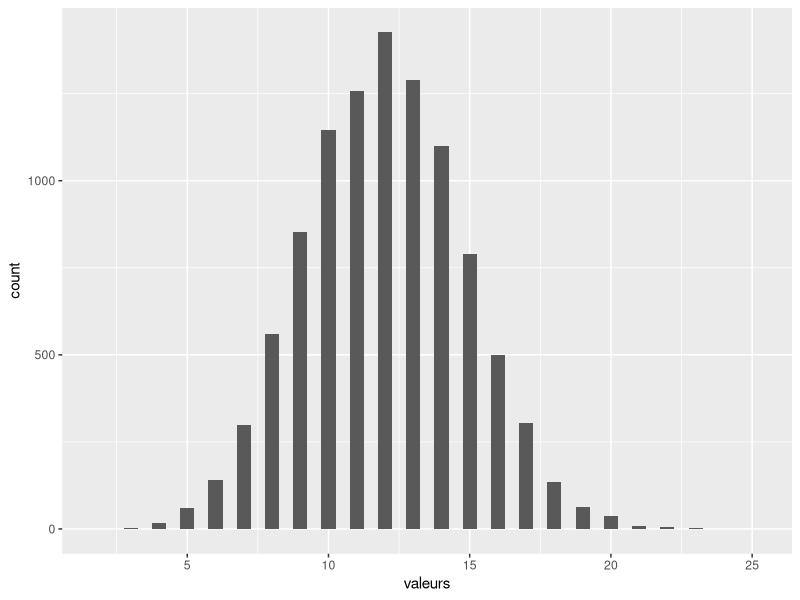
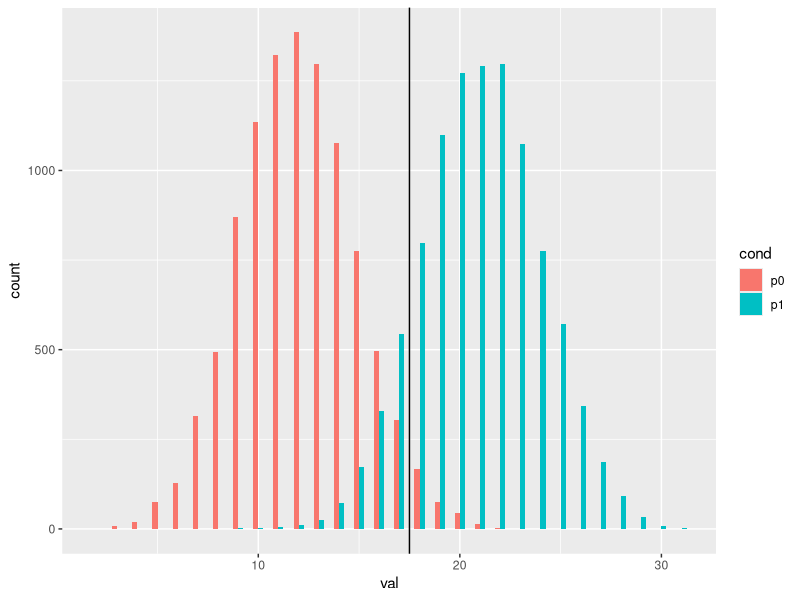

Write the R code that produced these figures, in order.
library(ggplot2)

# ###############################################################
# distribution de la loi binomiale de parametre n et p0
n=36
p0=1/3
dat <- data.frame(valeurs = rbinom(10000,n,p0))
ggplot(dat, aes(x=valeurs)) + geom_histogram(binwidth=0.5)

# quantile pour une loi binomiale
? qbinom
# pour determiner q tel que Prob(X <= q /B(n,p0))=1-alpha
alpha=0.05
q=qbinom(1-alpha,n,p0) 
q
#   q     est la plus grande valeur dans la zone d'acceptation de H0
# (q+1)=x est la plus petite valeur dans la zone de rejet de H0
# pour un risque d'erreur alpha, 5% par exemple

# A titre complémentaire, on peut calculer Prob(X <= q /B(n,p0))
# pour q
pbinom(q,n,p0)
1-pbinom(q,n,p0)   # < alpha


# distribution de la loi binomiale de parametre n et p0
# et distribution de la loi binomiale de parametre n et p1,
# p1 etant associe a un certain niveau Pd de discrimination 
# au-dela du niveau de discrimination par chance (i.e. p0)
Pd=0.375
p1=p0+ Pd*(1-p0)
p1
dat <- data.frame(cond=factor(rep(c("p0","p1"),each=10000)),
                  val = c(rbinom(10000,n,p0),rbinom(10000,n,p1)))
ggplot(dat, aes(x=val, fill=cond)) +
  geom_histogram(binwidth=.5, position="dodge")+
  geom_vline(xintercept = q+0.5)

# calcul du risque beta
beta=pbinom(q,n,p1)
beta


# test binomial {stats}
? binom.test
nb.good=24   # nombre de reponses correctes
binom.test(x=nb.good,n, p0, alternative="greater")
# Cette fonction peut etre utilisee pour des tests discriminatifs
# pour lesquels la probabilite de reponse correctement au hasard est
# differente (par ex 1/2), ou des tests bilateraux
